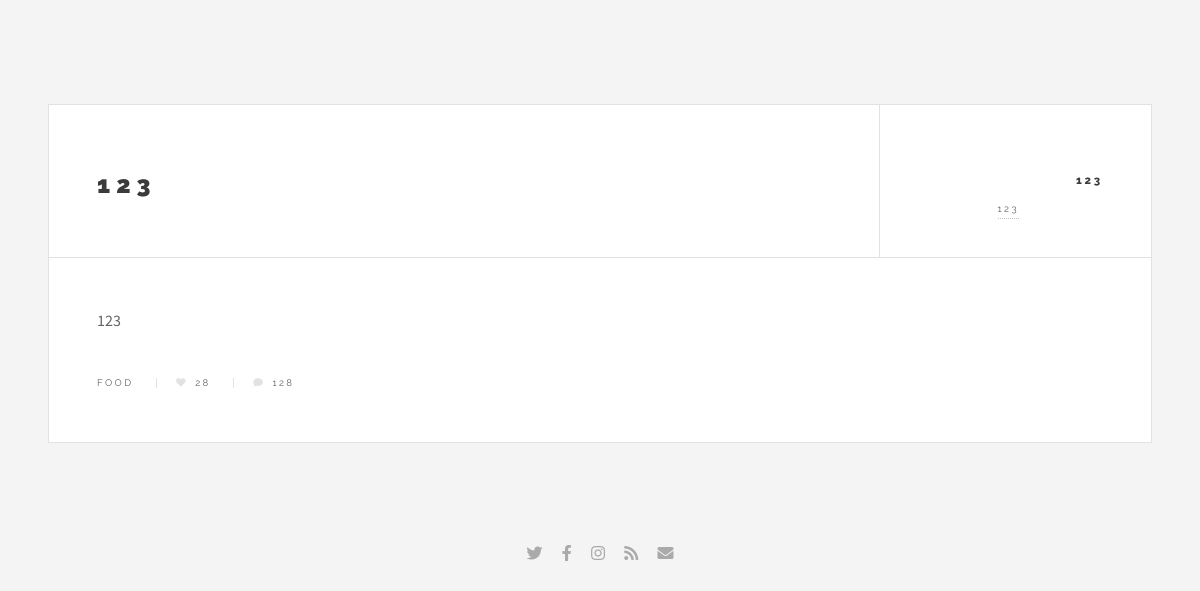
Before: /category/Food with the older database file.
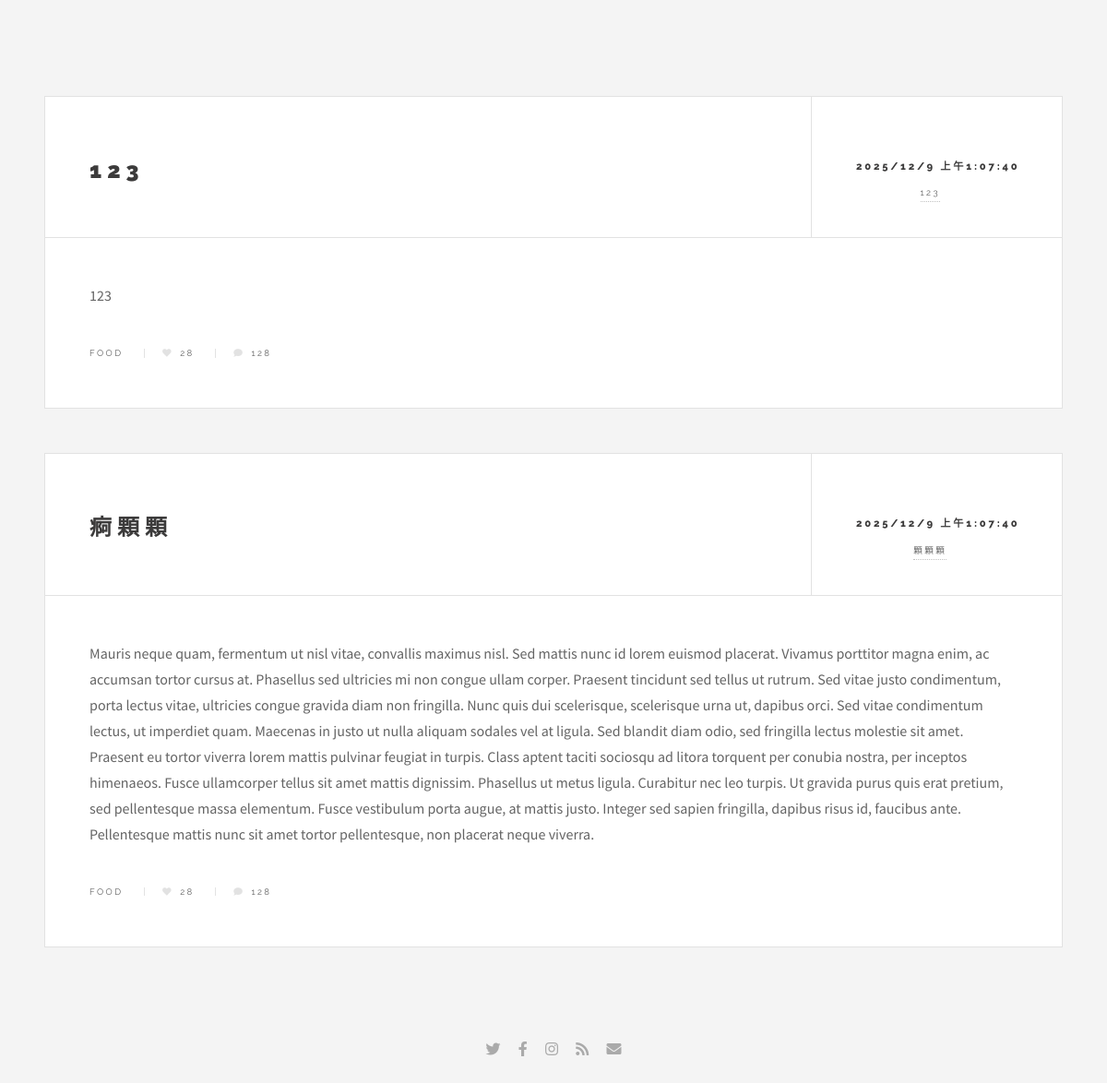
After: the same page with the newer database file.
### tables this page shows
CREATE TABLE data (title TEXT NOT NULL, content TEXT NOT NULL, author TEXT NOT NULL, time TEXT NOT NULL, category TEXT NOT NULL);

### main.py (the view)
@app.route('/category/<string:category_name>')
def category_posts(category_name):
    articles = get_articles_by_category(category_name)
    return render_template('single.html', category=category_name, articles=articles)

### main.py (called while the page is built)
def get_articles_by_category(category_name):
    conn = sqlite3.connect(DB_PATH)
    cursor = conn.cursor()
    query = 'SELECT title, content, author, time, category FROM data WHERE category = ? ORDER BY time DESC'
    cursor.execute(query, (category_name,))
    articles = cursor.fetchall()
    conn.close()
    return articles

### templates/single.html (shortened to what this page needs)
<!DOCTYPE HTML>
<html>
	<head>
		<link rel="stylesheet" href="{{ url_for('static', filename='assets/css/main.css') }}" />
	</head>
	<body class="single is-preload">
		<div id="wrapper">
        	{% if articles %}
   			{% for article in articles %}
        	<article class="post">
            	<header>
                	<div class="title">
                    	<h2>{{ article[0] }}</h2>
                	</div>
                	<div class="meta">
                    	<time class="published" datetime="{{ article[3] }}">{{ article[3] }}</time>
                    	<a href="{{ url_for('author_posts', author_name=article[2]) }}" class="author"><span class="name">{{ article[2] }}</span></a>
                	</div>
            	</header>
            		<p>{{ article[1] | safe }}</p>
            	<footer>
                	<ul class="stats">
                    	<li>{{ article[4] }}</li>
                    	<li><a href="#" class="icon solid fa-heart">28</a></li>
                    	<li><a href="#" class="icon solid fa-comment">128</a></li>
                	</ul>
            	</footer>
        	</article>
    		{% endfor %}
			{% else %}
    		<p>此分類下目前沒有文章。</p>
			{% endif %}
    	</div>
					<section id="footer">
						<ul class="icons">
							<li><a href="#" class="icon brands fa-twitter"><span class="label">Twitter</span></a></li>
							<li><a href="#" class="icon brands fa-facebook-f"><span class="label">Facebook</span></a></li>
							<li><a href="#" class="icon brands fa-instagram"><span class="label">Instagram</span></a></li>
							<li><a href="#" class="icon solid fa-rss"><span class="label">RSS</span></a></li>
							<li><a href="#" class="icon solid fa-envelope"><span class="label">Email</span></a></li>
						</ul>
					</section>
	</body>
</html>

Changed rows visible on the page:
changed data (number 1 of 2 on the later page): time "123" → "2025/12/9 上午1:07:40"
added data: title "痾顆顆", time "2025/12/9 上午1:07:40", author "顆顆顆", content "Mauris neque quam, fermentum ut nisl vitae, convallis maximus nisl. Sed mattis nunc id lorem euismod placerat. Vivamus porttitor magna enim, ac accumsan tortor cursus at. Phasellus sed ultricies mi non congue ullam corper. Praesent tincidunt sed tellus ut rutrum. Sed vitae justo condimentum, porta lectus vitae, ultricies congue gravida diam non fringilla. Nunc quis dui scelerisque, scelerisque urna ut, dapibus orci. Sed vitae condimentum lectus, ut imperdiet quam. Maecenas in justo ut nulla aliquam sodales vel at ligula. Sed blandit diam odio, sed fringilla lectus molestie sit amet. Praesent eu tortor viverra lorem mattis pulvinar feugiat in turpis. Class aptent taciti sociosqu ad litora…", category "FOOD"
